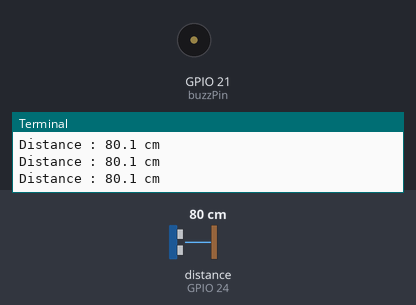
A program run on a simulated Raspberry Pi (BCM pin numbers). On the bench: buzzer (waves = sounding), the last lines printed to the terminal. Inputs (shaded band) come from the test bench; at power-on: distance to the obstacle (sensor on GPIO 24) 80 cm. The echo pulse lasts 58.3 µs per cm; the clock reads 2024-03-15 10:24:30 at power-on unless the program sets it.

Above: at 3.2 s.
3.3 s: distance to the obstacle (sensor on GPIO 24) set to 2 cm
At 4.7 s:
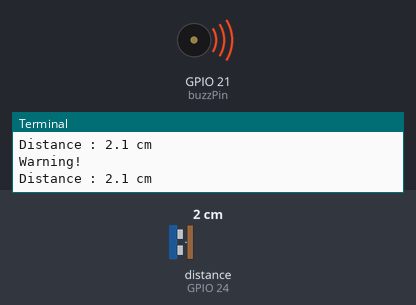
Timing chart, 0 to 6.3 s (numbered marks = the images above; inputs shaded):
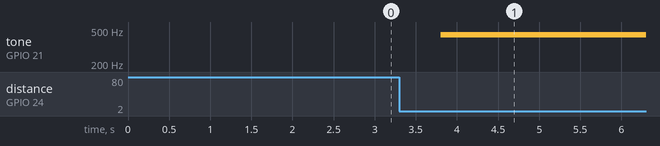

The program:

distance2.py
```python
import RPi.GPIO as GPIO
import time

GPIO.setmode(GPIO.BCM)
GPIO.setwarnings(False)

trig = 23; echo = 24
buzzPin = 21

print("감지 센서")

GPIO.setup(trig, GPIO.OUT)
GPIO.setup(echo, GPIO.IN)
GPIO.setup(buzzPin, GPIO.OUT)
buzz = GPIO.PWM(buzzPin, 440)

GPIO.output(trig, False)
print("출력 초기화")
time.sleep(2)

buzz.start(50)

try:
	while True:
		GPIO.output(trig, True)
		time.sleep(0.00001)
		GPIO.output(trig, False)

		while GPIO.input(echo) == 0:
			start = time.time()

		while GPIO.input(echo) == 1:
			stop = time.time()

		check_time = stop - start
		distance = check_time * 34300 / 2
		print("Distance : %.1f cm" %distance)

		if distance < 10 :
#			buzz.start(50)
			time.sleep(0.5)
			buzz.ChangeFrequency(440)
			print("Warning!")

		else :
			buzz.ChangeFrequency(0.1)
#		buzz.stop()
except KeyboardInterrupt:
	print("거리 측정 종료")
	GPIO.cleanup()
```

Measured:
- after the input at 3.3 s, tone on GPIO 21 (buzzPin): silent → 440 Hz after 0.50 s
